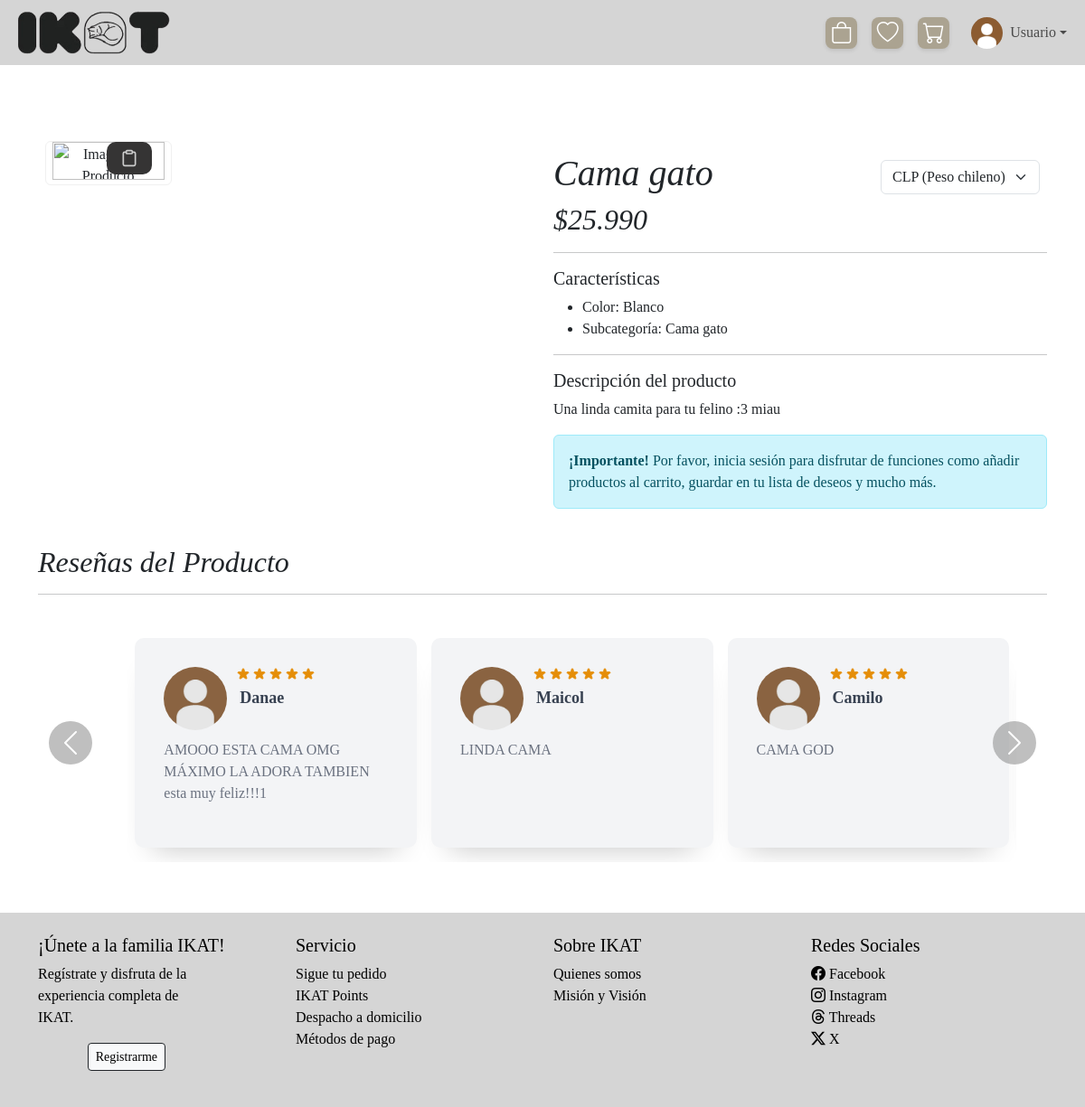
/views/producto.php?id=3, run on an earlier commit of the app's database.
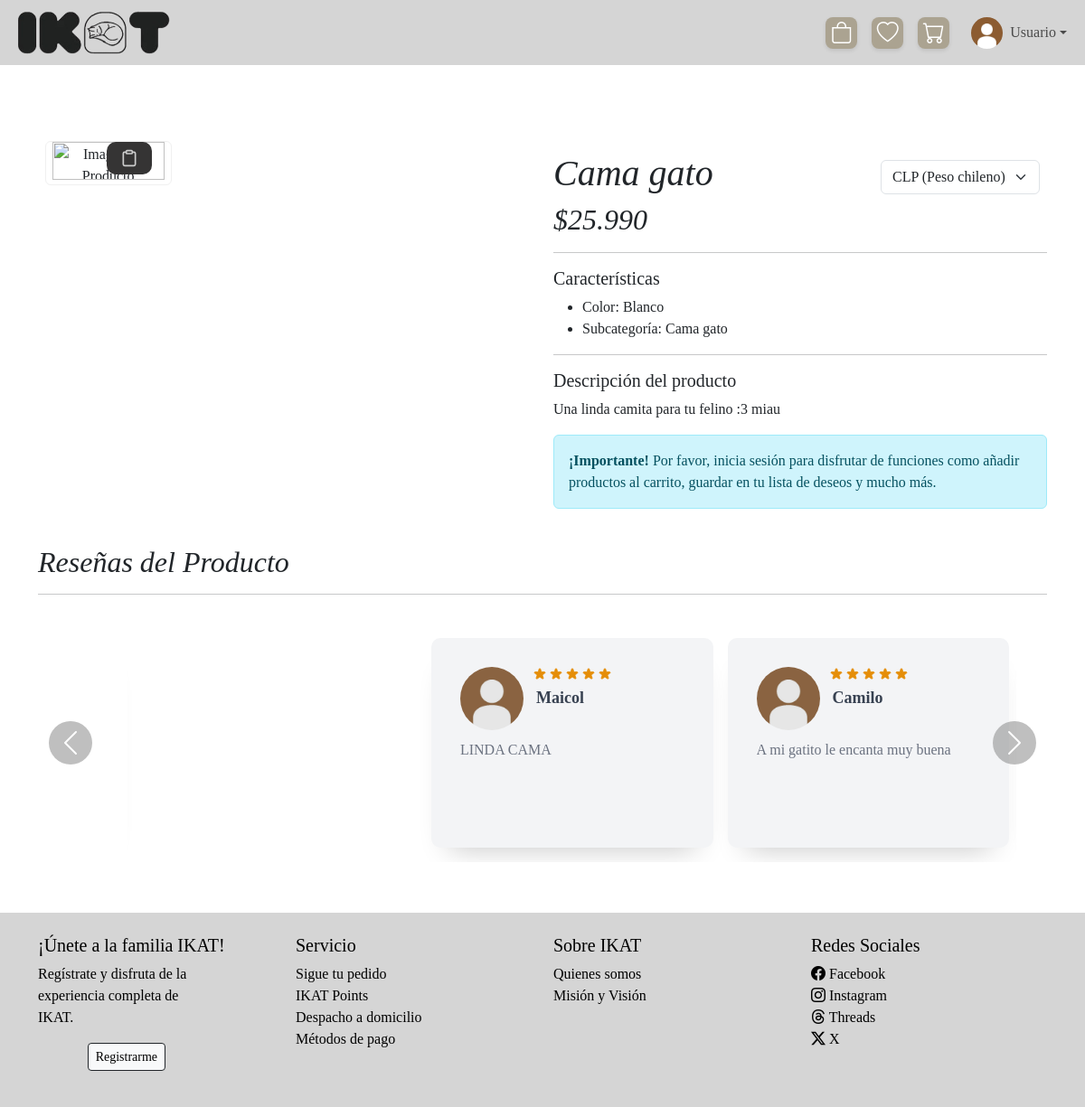
And on a later commit of the database.
### tables this page shows
CREATE TABLE `resenia` (
  `id_resenia` int(100) NOT NULL,
  `calificacion` int(1) NOT NULL,
  `comentario` text DEFAULT NULL,
  `fecha_resenia` date DEFAULT NULL,
  `razon` text DEFAULT NULL,
  `activo` tinyint(1) NOT NULL,
  `id_usuario` int(100) NOT NULL,
  `id_producto` int(10) NOT NULL
);

CREATE TABLE `usuario` (
  `id_usuario` int(100) NOT NULL,
  `nombre_usuario` varchar(50) NOT NULL,
  `apellido_usuario` varchar(50) NOT NULL,
  `run_usuario` varchar(9) NOT NULL,
  `correo_usuario` varchar(100) NOT NULL,
  `numero_usuario` varchar(12) NOT NULL,
  `contrasenia_usuario` varchar(255) NOT NULL,
  `direccion_usuario` varchar(100) DEFAULT NULL,
  `tipo_usuario` enum('Admin','Registrado','Superadmin') NOT NULL,
  `puntos_totales` bigint(255) NOT NULL,
  `activo` tinyint(1) NOT NULL DEFAULT 1,
  `ultima_sesion` date DEFAULT NULL,
  `token_rec` varchar(32) DEFAULT NULL
);

### assets/php/ver_caracteristicas.php (called while the page is built, shortened)
<?php
function obtenerCaracteristicasProducto($conn, $idProducto) {
    $caracteristicas = [];
    $consultaColor = "SELECT c.nombre_color FROM color c INNER JOIN producto_color pc ON c.id_color = pc.id_color WHERE pc.id_producto = ?";
    $stmtColor = $conn->prepare($consultaColor);
    $stmtColor->bind_param("i", $idProducto);
    if ($stmtColor->execute()) {
        $result = $stmtColor->get_result();
        while ($row = $result->fetch_assoc()) {
            $caracteristicas[] = "Color: " . $row['nombre_color'];
        }
    }
    $consultaMaterial = "SELECT m.nombre_material FROM material m INNER JOIN producto_material pm ON m.id_material = pm.id_material WHERE pm.id_producto = ?";
    $stmtMaterial = $conn->prepare($consultaMaterial);
    $stmtMaterial->bind_param("i", $idProducto);
    if ($stmtMaterial->execute()) {
        $result = $stmtMaterial->get_result();
    }
    $consultaAmbiente = "SELECT a.nombre_ambiente FROM ambiente a INNER JOIN producto_ambiente pa ON a.id_ambiente = pa.id_ambiente WHERE pa.id_producto = ?";
    $stmtAmbiente = $conn->prepare($consultaAmbiente);
    $stmtAmbiente->bind_param("i", $idProducto);
    if ($stmtAmbiente->execute()) {
        $result = $stmtAmbiente->get_result();
    }
    $consultaFirmeza = "SELECT f.nivel_firmeza FROM firmeza f INNER JOIN producto_firmeza pf ON f.id_firmeza = pf.id_firmeza WHERE pf.id_producto = ?";
    $stmtFirmeza = $conn->prepare($consultaFirmeza);
    $stmtFirmeza->bind_param("i", $idProducto);
    if ($stmtFirmeza->execute()) {
        $result = $stmtFirmeza->get_result();
    }
    $consultaForma = "SELECT fo.nombre_forma FROM forma fo INNER JOIN producto_forma pf ON fo.id_forma = pf.id_forma WHERE pf.id_producto = ?";
    $stmtForma = $conn->prepare($consultaForma);
    $stmtForma->bind_param("i", $idProducto);
    if ($stmtForma->execute()) {
        $result = $stmtForma->get_result();
    }
    $consultaAsientos = "SELECT na.cantidad_asientos FROM n_asientos na INNER JOIN producto_n_asientos pna ON na.id_n_asientos = pna.id_n_asientos WHERE pna.id_producto = ?";
    $stmtAsientos = $conn->prepare($consultaAsientos);
    $stmtAsientos->bind_param("i", $idProducto);
    if ($stmtAsientos->execute()) {
        $result = $stmtAsientos->get_result();
    }
    $consultaCajones = "SELECT nc.cantidad_cajones FROM n_cajones nc INNER JOIN producto_n_cajones pnc ON nc.id_n_cajones = pnc.id_n_cajones WHERE pnc.id_producto = ?";
    $stmtCajones = $conn->prepare($consultaCajones);
    $stmtCajones->bind_param("i", $idProducto);
    if ($stmtCajones->execute()) {
        $result = $stmtCajones->get_result();
    }
    $consultaSubcategoria = "SELECT sc.nombre_subcategoria FROM subcategoria sc INNER JOIN producto p ON sc.id_subcategoria = p.id_subcategoria WHERE p.id_producto = ?";
    $stmtSubcategoria = $conn->prepare($consultaSubcategoria);
    $stmtSubcategoria->bind_param("i", $idProducto);
    if ($stmtSubcategoria->execute()) {
        $result = $stmtSubcategoria->get_result();
        if ($row = $result->fetch_assoc()) {
            $caracteristicas[] = "Subcategoría: " . $row['nombre_subcategoria'];
        }
    }
    return $caracteristicas;
}

### assets/php/ver_resenias.php (called while the page is built, shortened)
<?php
function obtenerReseniasProducto($conn, $idProducto)
{
    $sql = "SELECT r.calificacion, r.comentario, u.nombre_usuario, r.id_usuario
            FROM resenia r
            JOIN usuario u ON r.id_usuario = u.id_usuario
            WHERE r.id_producto = ? AND r.activo = 1";
    $stmt = $conn->prepare($sql);
    $stmt->bind_param("i", $idProducto);
    $stmt->execute();
    $result = $stmt->get_result();
    $resenias = [];
    while ($resenia = $result->fetch_assoc()) {
        $resenias[] = $resenia;
    }
    return $resenias;
}
?>

### views/producto.php (the view, shortened to what the changed rows need)
<!doctype php>
<php lang="es">
    <head>
        <link href="https://cdn.jsdelivr.net/npm/bootstrap@5.3.3/dist/css/bootstrap.min.css" rel="stylesheet"
>
        <link rel="stylesheet" href="../assets/css/styles.css">
        <link rel="stylesheet" href="../assets/css/reseñas.css">
        <link rel="stylesheet" href="../assets/css/carruselReseñas.css">
        <link rel="stylesheet" href="../assets/css/copy.css">
        <link rel="stylesheet" href="../assets/css/heart.css">
        <link rel="stylesheet" href="../assets/scss/cart.scss">
        <link rel="stylesheet" href="https://cdn.jsdelivr.net/npm/bootstrap-icons@1.11.3/font/bootstrap-icons.min.css">
        <?php include '../assets/php/ver_caracteristicas.php'; ?>
        <?php include '../assets/php/ver_resenias.php'; ?>
    </head>
    <body>
        <div class="container-f">
            <div class="main py-4">
                <?php
                include_once '..\config\conexion.php';
                if (isset($_GET['id'])) {
                    $id_producto = (int) $_GET['id'];
                    $sql = "SELECT * FROM producto WHERE id_producto = ? AND activo = 1";
                    $stmt = $conn->prepare($sql);
                    $stmt->bind_param("i", $id_producto);
                    $stmt->execute();
                    $resultado = $stmt->get_result();
                    if ($resultado->num_rows > 0) {
                        $producto = $resultado->fetch_assoc();
                    } else {
                        echo "<p>Producto no encontrado.</p>";
                        exit();
                    }
                } else {
                    echo "<p>Falta el ID del producto.</p>";
                    exit();
                }
                ?>
                <div class="container mt-4">
                    <div class="row">
                        <div class="col-md-6 mt-5">
                            <div class="d-flex justify-content-between align-items-center me-2">
                                <h1><?= htmlspecialchars($producto['nombre_producto']) ?></h1>
                            </div>
                            <h2 class="text-dark">
                                <span
                                    id="productPrice"><?= number_format($producto['precio_unitario'], 0, ',', '.') ?></span>
                            </h2>
                            <ul>
                                <?php
                                $caracteristicas = obtenerCaracteristicasProducto($conn, $producto['id_producto']);
                                if (!empty($caracteristicas)) {
                                    foreach ($caracteristicas as $caracteristica) {
                                        echo "<li>" . htmlspecialchars($caracteristica) . "</li>";
                                    }
                                } else {
                                    echo "<li>No hay características disponibles</li>";
                                }
                                ?>
                            </ul>
                        </div>
                    </div>
                    <?php
                    include_once '..\config\conexion.php';
                    if (isset($_GET['id']) && is_numeric($_GET['id'])) {
                        $idProducto = $_GET['id'];
                        $resenias = obtenerReseniasProducto($conn, $idProducto);
                    } else {
                        echo "ID de producto no válido o no definido.";
                        $idProducto = null;
                        $resenias = [];
                    }
                    ?>
                    <div class="row mt-4 mb-3">
                        <div class="col-12">
                            <h2>Reseñas del Producto</h2>
                            <div class="container-fluid bg-white py-3">
                                <div id="testimonialCarousel" class="carousel slide" data-bs-ride="carousel">
                                    <div class="carousel-inner">
                                        <?php if (empty($resenias)): ?>
                                            <div class="carousel-item active">
                                                <div class="card">
                                                    <div class="header">
                                                        <div>
                                                            <p class="name">Sin reseñas</p>
                                                        </div>
                                                    </div>
                                                    <p class="message">
                                                        Este producto aún no tiene reseñas.
                                                    </p>
                                                </div>
                                            </div>
                                        <?php else: ?>
                                            <?php foreach ($resenias as $index => $resenia): ?>
                                                <div class="carousel-item <?php echo $index === 0 ? 'active' : ''; ?>">
                                                    <div class="card">
                                                        <div class="header">
                                                            <div class="image"><img src="../assets/images/profile/01.webp"
                                                                    alt=""></div>
                                                            <div>
                                                                <div class="stars">
                                                                    <?php for ($i = 0; $i < 5; $i++): ?>
                                                                        <svg fill="<?php echo $i < $resenia['calificacion'] ? 'currentColor' : 'none'; ?>"
                                                                            stroke="currentColor" viewBox="0 0 20 20"
                                                                            xmlns="http://www.w3.org/2000/svg">
                                                                            <path
                                                                                d="M9.049 2.927c.3-.921 1.603-.921 1.902 0l1.07 3.292a1 1 0 00.95.69h3.462c.969 0 1.371 1.24.588 1.81l-2.8 2.034a1 1 0 00-.364 1.118l1.07 3.292c.3.921-.755 1.688-1.54 1.118l-2.8-2.034a1 1 0 00-1.175 0l-2.8 2.034c-.784.57-1.838-.197-1.539-1.118l1.07-3.292a1 1 0 00-.364-1.118L2.98 8.72c-.783-.57-.38-1.81.588-1.81h3.461a1 1 0 00.951-.69l1.07-3.292z">
                                                                            </path>
                                                                        </svg>
                                                                    <?php endfor; ?>
                                                                </div>
                                                                <p class="name">
                                                                    <?php echo htmlspecialchars($resenia['nombre_usuario']); ?>
                                                                </p>
                                                            </div>
                                                        </div>
                                                        <p class="message">
                                                            <?php echo htmlspecialchars($resenia['comentario']); ?>
                                                        </p>
                                                    </div>
                                                </div>
                                            <?php endforeach; ?>
                                        <?php endif; ?>
                                    </div>
                                </div>
                            </div>
                        </div>
                    </div>
                </div>
            </div>
        </div>
    </body>
</php>

What changed in the data, as far as the page shows it:
no longer on this page (row unchanged): resenia: calificacion 5 (drawn), id_usuario.nombre_usuario "Danae", comentario "AMOOO ESTA CAMA OMG MÁXIMO LA ADORA TAMBIEN esta muy feliz!!!1"
changed resenia "Camilo": comentario "CAMA GOD" → "A mi gatito le encanta muy buena"
